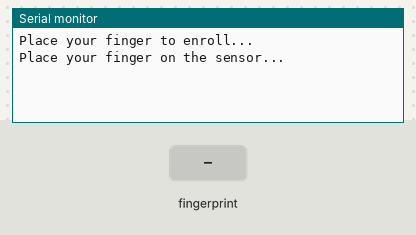
The sketch below on a simulated ESP32. Parts: the last lines printed to the serial monitor. Inputs (shaded band) come from the test bench. EEPROM starts erased.

Above: at 2.2 s.
2.3 s: finger stored as number 1 placed on the sensor
At 3.2 s:
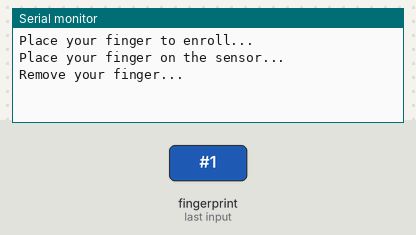
5.3 s: finger stored as number 1 placed on the sensor
At 6.9 s:
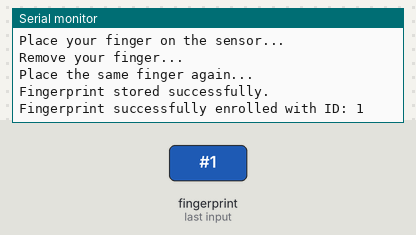

Measured:
- after the input at 2.3 s, the serial monitor: prints a new line after 0.34 s (image 1)
- after the input at 5.3 s, the serial monitor: prints a new line after 0.34 s (image 2)

The sketch:

User_Enrollment.ino
```cpp
// Include necessary libraries
#include <Adafruit_Fingerprint.h>
#include <HardwareSerial.h>
#include <EEPROM.h>

// Define constants
#define EEPROM_SIZE 100  // Maximum number of fingerprints to store
#define fingerRX 16      // Pin for receiving data (RX) from fingerprint sensor
#define fingerTX 17      // Pin for sending data (TX) to fingerprint sensor

// Initialize the serial and fingerprint sensor objects
HardwareSerial sensorSerial(2);                          // Use UART2 for communication
Adafruit_Fingerprint finger = Adafruit_Fingerprint(&sensorSerial);  // Create fingerprint object using sensorSerial


void setup() {
    Serial.begin(115200);                         // Initialize serial communication for debugging
    sensorSerial.begin(57600, SERIAL_8N1, fingerRX, fingerTX);  // Begin communication with fingerprint sensor at 57600 baud
    finger.begin(57600);                          // Initialize the fingerprint sensor with baud rate 57600

    // Verify if the fingerprint sensor is connected properly
    if (!finger.verifyPassword()) {
        Serial.println("Fingerprint sensor not found!");  // If sensor not found, show error
        while (1);  // Halt the program
    }

    EEPROM.begin(EEPROM_SIZE);   // Initialize EEPROM for storing fingerprints
    Serial.println("\n\nPlace your finger to enroll...");  // Prompt user to place their finger for enrollment
}

void loop() {
    int newID = getAvailableID();  // Get the next available ID for enrollment
    if (newID == -1) {
        Serial.println("Memory full! Cannot enroll more fingerprints.");  // If no available memory, show message
        while (1);  // Halt the program
            }

    // Try enrolling the fingerprint and store it in EEPROM if successful
    if (enrollFingerprint(newID)) {
        EEPROM.write(newID - 1, 1);  // Store the enrolled fingerprint ID in EEPROM (index shifted by 1)
        EEPROM.commit();  // Commit the changes to EEPROM
        Serial.print("Fingerprint successfully enrolled with ID: ");
        Serial.println(newID);  // Print the ID of the successfully enrolled fingerprint
    } else {
        Serial.println("Fingerprint enrollment failed! Try again.");  // If enrollment fails, show message
    }
    delay(3000);  // Wait for 3 seconds before allowing the next enrollment
}


// Function to find the next available ID for storing fingerprints
int getAvailableID() {
    for (int i = 0; i < EEPROM_SIZE; i++) {  // Loop through the EEPROM
        if (EEPROM.read(i) != 1) {   // If the slot is not occupied (value not 1)
            return i + 1;  // Return the available ID (starting from 1)
        }
    }
    return -1;  // If no available slots, return -1
}


// Function to enroll a fingerprint and store it in the sensor
bool enrollFingerprint(int id) {
    int p = -1;
    Serial.println("Place your finger on the sensor...");  // Prompt user to place their finger
    while (p != FINGERPRINT_OK) {  // Wait for the sensor to capture a valid image
        p = finger.getImage();  // Capture fingerprint image
        delay(100);  // Wait for a short time before trying again
        }

    p = finger.image2Tz(1);  // Convert the first image to template 1
    if (p != FINGERPRINT_OK) {  // If the image conversion fails
        Serial.println("Failed to process first fingerprint image.");
        return false;  // Return false indicating failure
           }

    Serial.println("Remove your finger...");  // Prompt user to remove their finger
    delay(2000);  // Wait for 2 seconds

    Serial.println("Place the same finger again...");  // Prompt user to place the same finger again
    p = -1;
    while (p != FINGERPRINT_OK) {  // Wait for the second image
        p = finger.getImage();  // Capture second fingerprint image
        delay(100);  // Wait before trying again
         }

    p = finger.image2Tz(2);  // Convert the second image to template 2
    if (p != FINGERPRINT_OK) {  // If the second image conversion fails
        Serial.println("Failed to process second fingerprint image.");
        return false;  // Return false indicating failure
          }

    p = finger.createModel();  // Try to create a fingerprint model from both images
    if (p != FINGERPRINT_OK) {  // If the model creation fails
        Serial.println("Fingerprint images do not match.");
        return false;  // Return false indicating failure
          }

    p = finger.storeModel(id);  // Store the created fingerprint model at the specified ID
    if (p == FINGERPRINT_OK) {  // If storing is successful
        Serial.println("Fingerprint stored successfully.");
        return true;  // Return true indicating success
    } else {  // If storing fails
        Serial.println("Failed to store fingerprint.");
        return false;  // Return false indicating failure
    }
}
```
